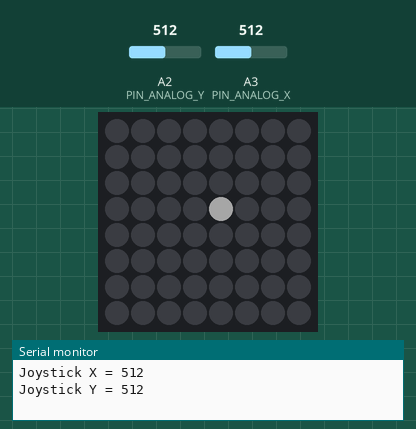
This sketch was run on a simulated Arduino Uno, built with avr-gcc and run on an emulated ATmega328P. On the bench: 8×8 RGB LED matrix (first LED top left, wired row by row), the last lines printed to the serial monitor. The test bench sets the inputs (shaded band); at power-on: A2 (PIN_ANALOG_Y) = 512, A3 (PIN_ANALOG_X) = 512. Dim RGB values are drawn brighter than linear.

Above: at 1.2 s.
1.3 s: A2 (PIN_ANALOG_Y) set to 716
At 2.0 s:
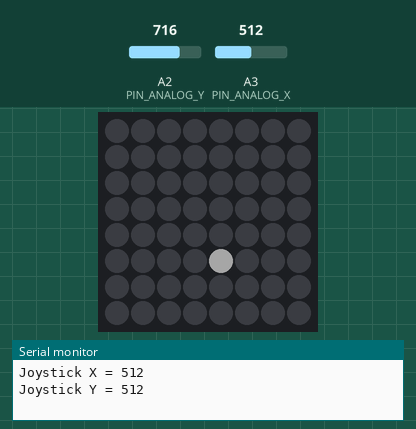
2.8 s: A3 (PIN_ANALOG_X) set to 716
At 3.2 s:
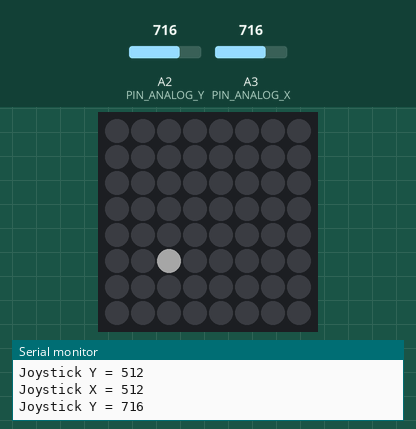
4.3 s: A2 (PIN_ANALOG_Y) set to 900
At 4.8 s:
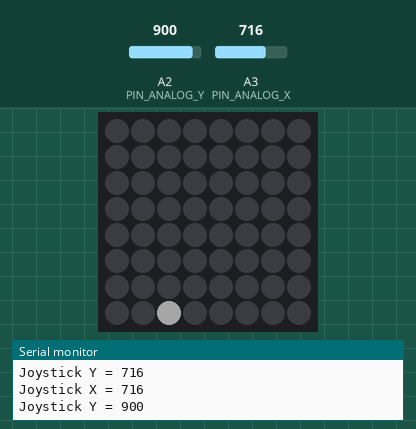
5.8 s: A3 (PIN_ANALOG_X) set to 900
At 6.4 s:
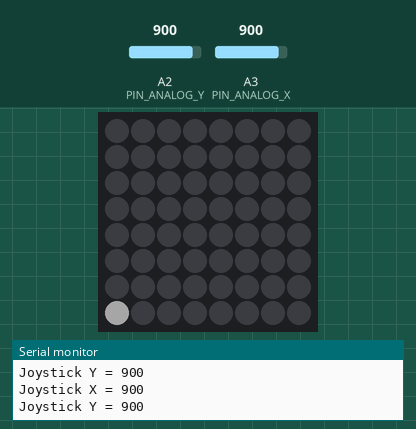
7.3 s: A2 (PIN_ANALOG_Y) set to 511
At 7.6 s:
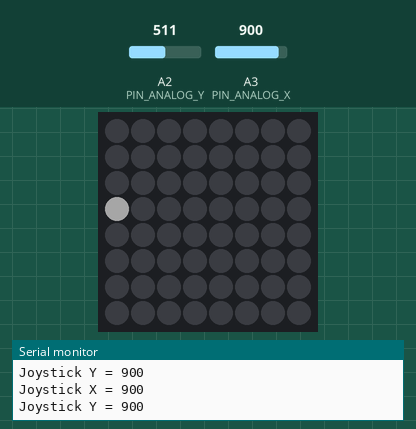
8.8 s: A3 (PIN_ANALOG_X) set to 306
At 9.2 s:
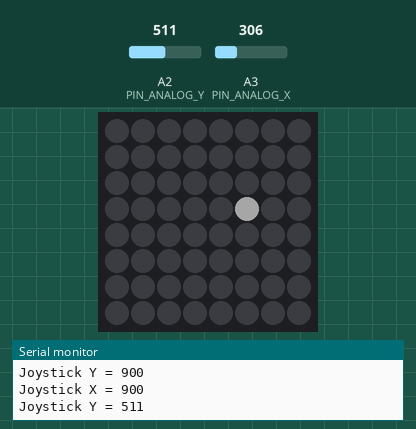
Timing chart, 0 to 11.3 s (numbered marks = the images above; inputs shaded):
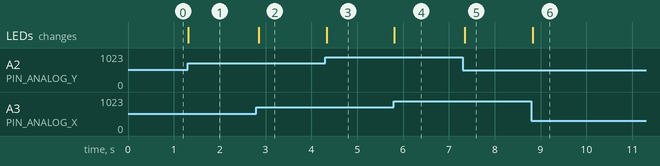

The sketch:

JoystickCalibration.ino
```cpp
#include <Adafruit_NeoMatrix.h>

Adafruit_NeoMatrix matrix = Adafruit_NeoMatrix(8, 8, 11,
  NEO_MATRIX_TOP    + NEO_MATRIX_LEFT +
  NEO_MATRIX_COLUMNS + NEO_TILE_PROGRESSIVE,
  NEO_GRB            + NEO_KHZ800);

// Colours
int WHITE = matrix.Color(255,255,255);

const byte PIN_ANALOG_X = 3;
const byte PIN_ANALOG_Y = 2;
int analogX;
int analogY;
int myx;
int myy;
int dt = 0;

// Edit these
int scaleX = 900;
int scaleY = 900;

void setup() {
  // put your setup code here, to run once:
  matrix.begin();
  matrix.setBrightness(40);
  Serial.begin(9600);
  dt = 0;
}

void loop() {
  // put your main code here, to run repeatedly:

  // Get Joystick X and Y values
  analogX = analogRead(PIN_ANALOG_X);
  analogY = analogRead(PIN_ANALOG_Y);

  // Print X and Y values to Serial Monitor
  // But only once every second
  dt = dt + 1;
  if (dt > 20)
  {
    Serial.print("Joystick X = ");
    Serial.println(analogX);
    Serial.print("Joystick Y = ");
    Serial.println(analogY);
    dt = 0;
  }

  // Change X and Y values to match scale 0 to 7
  myx = map(analogX, 0, scaleX, 7, 0);
  myy = map(analogY, 0, scaleY, 0, 7);

  // Display the dot of where the joystick is pointing.
  matrix.fillScreen(0);
  matrix.drawPixel(myx,myy, WHITE);
  matrix.show();

  // Wait a short time before doing it again
  delay(50);
}
```

Measured:
- after the input at 1.3 s, the LEDs: change at once (image 1)
- after the input at 2.8 s, the LEDs: change after 0.05 s (image 2)
- after the input at 4.3 s, the LEDs: change at once (image 3)
- after the input at 5.8 s, the LEDs: change at once (image 4)
- after the input at 7.3 s, the LEDs: change after 0.05 s (image 5)
- after the input at 8.8 s, the LEDs: change at once (image 6)
